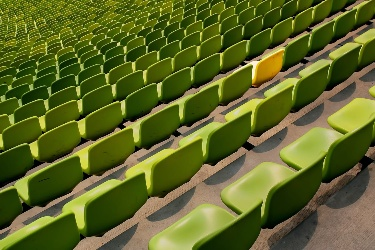
#> input picture Lab1-1/inputs/chairs.jpg, 375 x 250 px; its folder holds only this picture in this run
$ python -i lab3.py   (imports and definitions only)
#> lines starting #> are read from the running program, lines starting #| are printed output that depends on the picture
""" CS4243 Lab 3: Feature Matching and Applications
"""
import numpy as np
from skimage import filters
from skimage.feature import corner_peaks
from scipy.spatial.distance import cdist
from scipy.ndimage.filters import convolve
from scipy.ndimage import gaussian_filter
from utils import pad, unpad
import math
import cv2
_COLOR_RED = (255, 0, 0)
_COLOR_GREEN = (0, 255, 0)
_COLOR_BLUE = (0, 0, 255)

_COLOR_RED = (255, 0, 0)
_COLOR_GREEN = (0, 255, 0)
_COLOR_BLUE = (0, 0, 255)


##### Part 1: Keypoint Detection, Description, and Matching #####

def harris_corners(img, window_size=3, k=0.04):
    '''
    Compute Harris corner response map. Follow the math equation
    R=Det(M)-k(Trace(M)^2).

    Hint:
        You may use the functions filters.sobel_v filters.sobel_h & scipy.ndimage.filters.convolve,
        which are already imported above

    Args:
        img: Grayscale image of shape (H, W)
        window_size: size of the window function
        k: sensitivity parameter

    Returns:
        response: Harris response image of shape (H, W)
    '''

    H, W= img.shape
    window = np.ones((window_size, window_size))
    response = np.zeros((H, W))

    """ Your code starts here """
    Ix = filters.sobel_v(img)
    Iy = filters.sobel_h(img)

    A = convolve(Ix * Ix, window)
    B = convolve(Ix * Iy, window)
    C = convolve(Iy * Iy, window)

    det = A*C - B*B
    trace = A+C
    response = det - k * np.square(trace)
    """ Your code ends here """

    return response

# [367 lines left out: functions naive_descriptor, describe_keypoints, make_gaussian_kernel, simple_sift, top_k_matches, ratio_test_match and 4 more, not called in this run]

##### Part 3: Mirror Symmetry Detection #####

# GIVEN
from skimage.feature import peak_local_max
# [218 lines left out: functions find_peak_params, angle_with_x_axis, midpoint, distance, shift_sift_descriptor, create_mirror_descriptors and 3 more, not called in this run]


"""Helper functions: You should not have to touch the following functions.
"""
# [10 lines left out: function trim, not called in this run]

>>> import cv2
>>> picture = cv2.imread('../Lab1-1/inputs/chairs.jpg', cv2.IMREAD_GRAYSCALE)
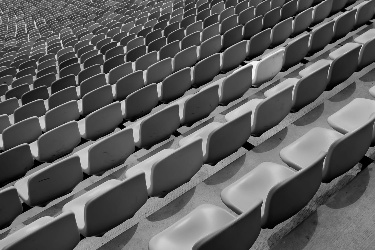
#> picture: shape (250, 375); min 0, max 247, mean 91.6
>>> result = harris_corners(picture)
#> in harris_corners, `Ix = filters.sobel_v(img)`:
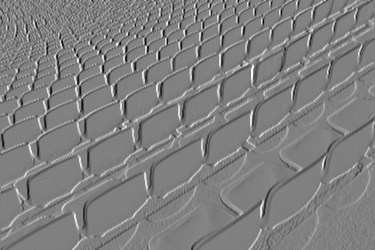
#> Ix: shape (250, 375) float64; min -0.655, max 0.65, mean 0.000545; drawn with min black and max white
#> in harris_corners, `Iy = filters.sobel_h(img)`:
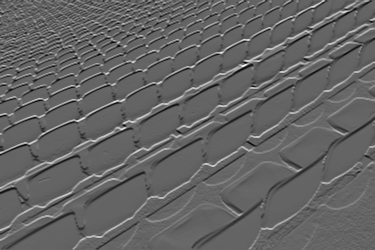
#> Iy: shape (250, 375) float64; min -0.593, max 0.909, mean 0.00028; drawn with min black and max white
#> in harris_corners, `B = convolve(Ix * Iy, window)`:
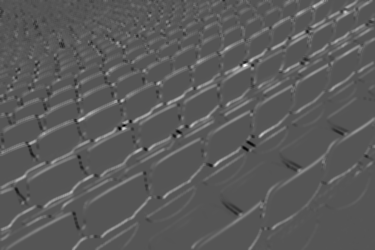
#> B: shape (250, 375) float64; min -0.816, max 1.62, mean 0.0552; drawn with min black and max white
#> in harris_corners, `det = A*C - B*B`:
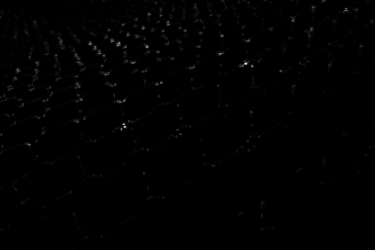
#> det: shape (250, 375) float64; min -2.58e-26, max 2.33, mean 0.0125; drawn with min black and max white
#> in harris_corners, `trace = A+C`:
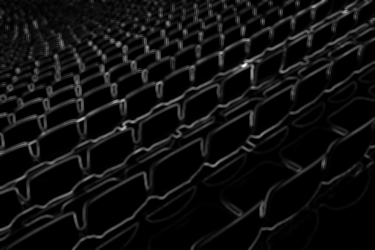
#> trace: shape (250, 375) float64; min 0, max 4.27, mean 0.265; drawn with min black and max white
#> in harris_corners, `response = det - k * np.square(trace)`:
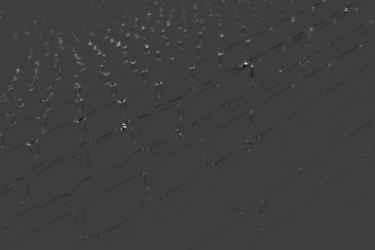
#> response: shape (250, 375) float64; min -0.605, max 1.88, mean 0.00315; drawn with min black and max white
